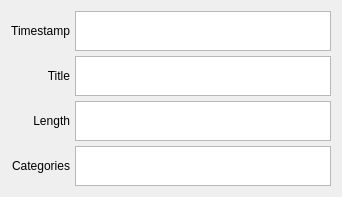
             <widget class="QWidget" name="layoutWidget">
              <layout class="QFormLayout" name="formLayout_2">
               <property name="sizeConstraint">
                <enum>QLayout::SetNoConstraint</enum>
               </property>
               <property name="labelAlignment">
                <set>Qt::AlignRight|Qt::AlignTrailing|Qt::AlignVCenter</set>
               </property>
               <property name="horizontalSpacing">
                <number>5</number>
               </property>
               <property name="verticalSpacing">
                <number>5</number>
               </property>
               <item row="1" column="1">
                <widget class="QTextBrowser" name="textBrowser_title">
                 <property name="sizePolicy">
                  <sizepolicy hsizetype="Expanding" vsizetype="Expanding">
                   <horstretch>0</horstretch>
                   <verstretch>0</verstretch>
                  </sizepolicy>
                 </property>
                 <property name="maximumSize">
                  <size>
                   <width>16777215</width>
                   <height>40</height>
                  </size>
                 </property>
                </widget>
               </item>
               <item row="3" column="1">
                <widget class="QTextBrowser" name="textBrowser_length">
                 <property name="sizePolicy">
                  <sizepolicy hsizetype="Expanding" vsizetype="Expanding">
                   <horstretch>0</horstretch>
                   <verstretch>0</verstretch>
                  </sizepolicy>
                 </property>
                 <property name="maximumSize">
                  <size>
                   <width>16777215</width>
                   <height>40</height>
                  </size>
                 </property>
                </widget>
               </item>
               <item row="4" column="1">
                <widget class="QTextBrowser" name="textBrowser_categories">
                 <property name="sizePolicy">
                  <sizepolicy hsizetype="Expanding" vsizetype="Expanding">
                   <horstretch>0</horstretch>
                   <verstretch>0</verstretch>
                  </sizepolicy>
                 </property>
                 <property name="maximumSize">
                  <size>
                   <width>16777215</width>
                   <height>40</height>
                  </size>
                 </property>
                </widget>
               </item>
               <item row="1" column="0">
                <widget class="QLabel" name="label_title">
                 <property name="sizePolicy">
                  <sizepolicy hsizetype="Preferred" vsizetype="Expanding">
                   <horstretch>0</horstretch>
                   <verstretch>0</verstretch>
                  </sizepolicy>
                 </property>
                 <property name="text">
                  <string>Title</string>
                 </property>
                 <property name="alignment">
                  <set>Qt::AlignRight|Qt::AlignTrailing|Qt::AlignVCenter</set>
                 </property>
                 <property name="wordWrap">
                  <bool>true</bool>
                 </property>
                 <property name="buddy">
                  <cstring>textBrowser_title</cstring>
                 </property>
                </widget>
               </item>
               <item row="3" column="0">
                <widget class="QLabel" name="label_length">
                 <property name="sizePolicy">
                  <sizepolicy hsizetype="Preferred" vsizetype="Expanding">
                   <horstretch>0</horstretch>
                   <verstretch>0</verstretch>
                  </sizepolicy>
                 </property>
                 <property name="text">
                  <string>Length</string>
                 </property>
                 <property name="alignment">
                  <set>Qt::AlignRight|Qt::AlignTrailing|Qt::AlignVCenter</set>
                 </property>
                 <property name="wordWrap">
                  <bool>true</bool>
                 </property>
                 <property name="buddy">
                  <cstring>textBrowser_length</cstring>
                 </property>
                </widget>
               </item>
               <item row="4" column="0">
                <widget class="QLabel" name="label_categories">
                 <property name="sizePolicy">
                  <sizepolicy hsizetype="Preferred" vsizetype="Expanding">
                   <horstretch>0</horstretch>
                   <verstretch>0</verstretch>
                  </sizepolicy>
                 </property>
                 <property name="text">
                  <string>Categories</string>
                 </property>
                 <property name="alignment">
                  <set>Qt::AlignRight|Qt::AlignTrailing|Qt::AlignVCenter</set>
                 </property>
                 <property name="wordWrap">
                  <bool>true</bool>
                 </property>
                 <property name="buddy">
                  <cstring>textBrowser_categories</cstring>
                 </property>
                </widget>
               </item>
               <item row="0" column="1">
                <widget class="QTextBrowser" name="textBrowser_timestamp">
                 <property name="sizePolicy">
                  <sizepolicy hsizetype="Expanding" vsizetype="Expanding">
                   <horstretch>0</horstretch>
                   <verstretch>0</verstretch>
                  </sizepolicy>
                 </property>
                 <property name="maximumSize">
                  <size>
                   <width>16777215</width>
                   <height>40</height>
                  </size>
                 </property>
                </widget>
               </item>
               <item row="0" column="0">
                <widget class="QLabel" name="label_timestamp">
                 <property name="sizePolicy">
                  <sizepolicy hsizetype="Preferred" vsizetype="Expanding">
                   <horstretch>0</horstretch>
                   <verstretch>0</verstretch>
                  </sizepolicy>
                 </property>
                 <property name="text">
                  <string>Timestamp</string>
                 </property>
                 <property name="alignment">
                  <set>Qt::AlignRight|Qt::AlignTrailing|Qt::AlignVCenter</set>
                 </property>
                 <property name="wordWrap">
                  <bool>true</bool>
                 </property>
                 <property name="buddy">
                  <cstring>textBrowser_timestamp</cstring>
                 </property>
                </widget>
               </item>
              </layout>
             </widget>
